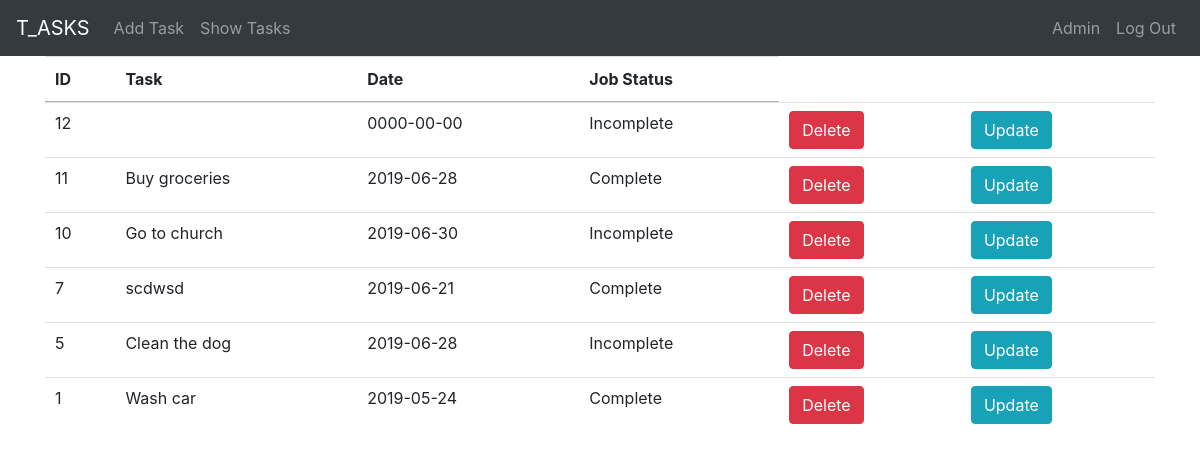
Screenshot of / (signed in) with the database file from the repository.
### tables this page shows
CREATE TABLE `tasks` (
  `task_id` int(5) NOT NULL,
  `task_name` varchar(50) NOT NULL,
  `date_todo` date NOT NULL,
  `status` varchar(20) NOT NULL
);

### index.php (the view, shortened to what this page needs)
<!doctype html>
<html lang="en">
<head>
    <link rel="stylesheet" href="css/bootstrap.css">
    <link rel="stylesheet" href="https://cdn.datatables.net/1.10.19/css/jquery.dataTables.min.css">
</head>
<body>
<?php
require 'navbar.php';
?>
<div class="container">
    <table class="table" id="tasks">
        <thead>
        <tr>
            <th>ID</th>
            <th>Task</th>
            <th>Date</th>
            <th>Job Status</th>
        </tr>
        </thead>
        <tbody>
        <?php
        require 'theprocess.php';
        $sql = "select  * from tasks  order by task_id desc ";
        $results = mysqli_query($conn, $sql);
        while ($row = mysqli_fetch_assoc($results)){
            extract($row);
            echo "<tr>
                 <td>$task_id</td>
                 <td>$task_name</td>
                 <td>$date_todo</td>
                 <td>$status</td>
                 <td><a href='delete.php?id=$task_id' class='btn btn-danger'>Delete</a></td>
                 <td><a href='edit.php?id=$task_id' class='btn btn-info'>Update</a></td>
                 </tr>
                 ";
        }
        ?>
        </tbody>
    </table>
</div>
</body>
</html>

### navbar.php (shortened to what this page needs)
<!doctype html>
<html lang="en">
<head>
    <link rel="stylesheet" href="css/bootstrap.css">
</head>
<body>
<nav class="navbar navbar-expand-md bg-dark navbar-dark">
    <a class="navbar-brand" href="index.php">T_ASKS</a>
    <div class="collapse navbar-collapse" id="collapsibleNavbar">
        <ul class="navbar-nav">
            <li class="nav-item">
                <a class="nav-link" href="tasks.php">Add Task</a>
            </li>
            <li class="nav-item">
                <a class="nav-link" href="index.php">Show Tasks</a>
            </li>
        </ul>
        <ul class="navbar-nav ml-auto">
            <li class="nav-item">
                <a class="nav-link" href="#"> <?=$_SESSION["info"]["names"]?> </a>
            </li>
            <li class="nav-item">
                <a class="nav-link" href="logout.php">Log Out</a>
            </li>
        </ul>
    </div>
</nav>
</body>

### rows the page displays
tasks: task_id "12", date_todo "0000-00-00", status "Incomplete"
tasks: task_id "11", task_name "Buy groceries", date_todo "2019-06-28", status "Complete"
tasks: task_id "10", task_name "Go to church", date_todo "2019-06-30", status "Incomplete"
tasks: task_id "7", task_name "scdwsd", date_todo "2019-06-21", status "Complete"
tasks: task_id "5", task_name "Clean the dog", date_todo "2019-06-28", status "Incomplete"
tasks: task_id "1", task_name "Wash car", date_todo "2019-05-24", status "Complete"

### other values shown
$_SESSION["info"]["names"] "Admin"
